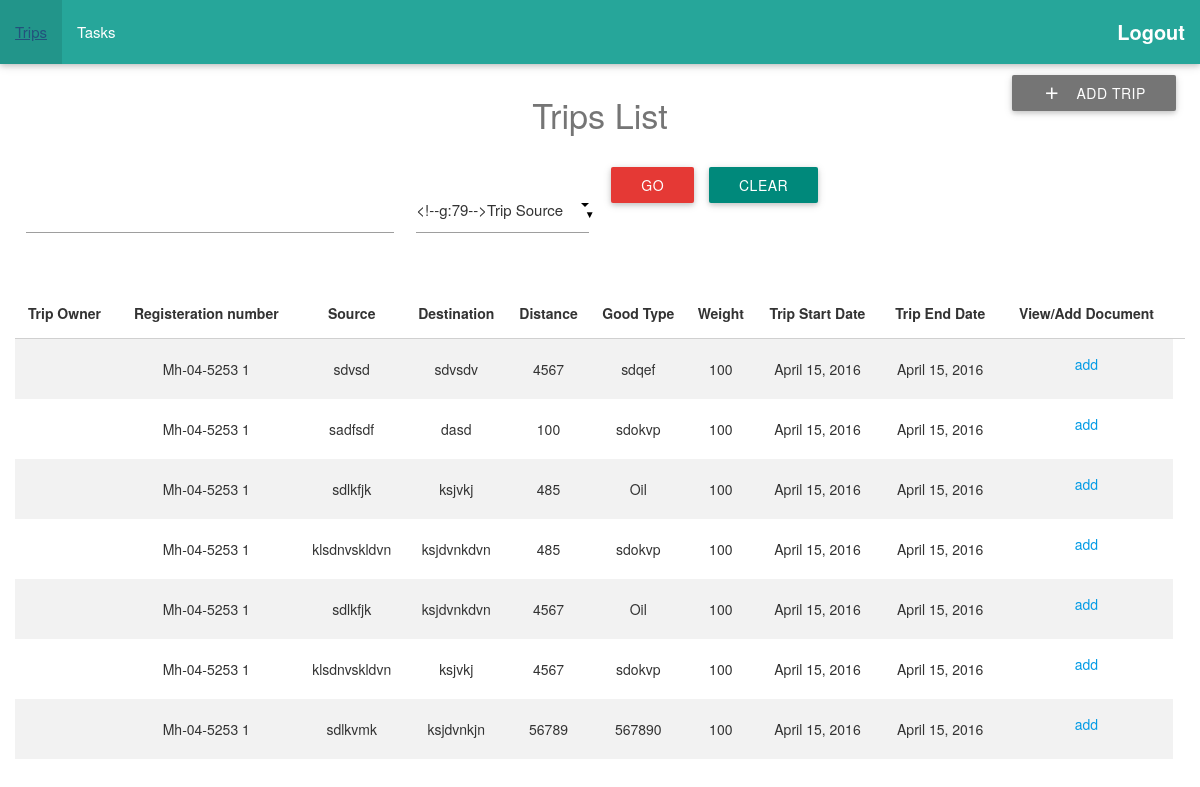
Screenshot of /homepage/homepage/viewtrip/ (signed in) with the database file from the repository.
### logistics/models.py (models this page shows, shortened)
class Trip (models.Model):
	truck_registration_number = models.ForeignKey(Truck)
	trip_source = models.CharField(max_length=50,blank=True)
	trip_destination = models.CharField(max_length=50,blank=True)
	trip_distance = models.IntegerField(blank=True)
	trip_shipper = models.CharField(max_length=50,blank=True)
	trip_consignee = models.CharField(max_length=50,blank=True)
	trip_goods_type = models.CharField(max_length=50,blank=True)
	trip_container_number = models.CharField(max_length=50,blank=True)
	trip_weight = models.IntegerField(default=100,blank=True)
	trip_start_date = models.DateField(default=datetime.date.today,blank=True)
	trip_end_date = models.DateField(default=datetime.date.today,blank=True)

class Truck (models.Model):
	truck_registration_number = models.CharField(max_length=20,unique=True)
	truck_driver = models.ForeignKey(User)
	truck_type_choices = (('Semi-trailer','SEMI-TRAILER'),('Trailer','TRAILER'),('Box-Body','BOX-BODY'))
	truck_type = models.CharField(max_length=20,choices=truck_type_choices,default='TRAILER')
	def __str__(self):
		return self.truck_registration_number+" "+str(self.id)

### homepage/views.py (the view)
def view_trip(request):
    user_logged = request.user
    trip_list = Trip.objects.filter(truck_registration_number__truck_driver=user_logged)
    if request.method == "POST":
        form = TripSearchForm(request.POST)
        if form.is_valid():
            searchitem = form.cleaned_data['trip_search_item']
            triptype = form.cleaned_data['trip_type']
            trip_list = Trip.objects.filter(**{triptype: searchitem})
            return render(request, 'homepage/success_1.html', {'trip_list': trip_list,'form': form})
    else:
        trip_list = Trip.objects.filter(truck_registration_number__truck_driver=user_logged)
        form = TripSearchForm()
        return render(request, 'homepage/success_1.html',{'trip_list':trip_list,'form':form})

### logistics/forms.py
class TripSearchForm(forms.ModelForm):
    class Meta:
        model = Tripsearch
        fields = ('trip_search_item', 'trip_type',)

### homepage/templates/homepage/success_1.html (shortened to what this page needs)
{% extends 'homepage/second.html' %}
{% block content %}
<div class="fixed-action-btn" style="top: 60px; right: 24px;">
    <a class="waves-effect waves-light btn grey darken-1" href="{% url 'trip_new_employee' %}"><i class="material-icons left">add</i>Add Trip</a>
</div>
<div class="container-fluid">
   <div class="row">
        <h4 class="center-align headingcolour">Trips List</h4>
   </div>
   <form method="POST" class="post-form">
      <div class="row">
         <div class="col l4 s6">
            {{ form.trip_search_item}} <br>
         </div>
         <div class="col l2 s6">
            {{ form.trip_type}} <br>
         </div>
         <div class="col l1 s6">
            <button type="submit" class="save btn btn-default red darken-1">Go</button>
         </div>
         <div class="col l1 s6">
            <a href="{% url 'trips_admin' %}" class="waves-effect waves-light btn   teal darken-1">Clear</a>
         </div>
      </div>
   </form>
   {% if trip_list %}
   <table class="striped centered responsive-table">
      <thead>
         <tr>
            <th>Trip Owner</th>
            <th>Registeration number</th>
            <th>Source </th>
            <th>Destination</th>
            <th>Distance</th>
            <th>Good Type</th>
            <th>Weight</th>
            <th>Trip Start Date</th>
            <th>Trip End Date</th>
            <th>View/Add Document</th>
            <th></th>
         </tr>
      </thead>
      <tbody>
         {% for trip in trip_list %}
         <tr>
            <td>{{trip.trip_entry}}</td>
            <td>{{trip.truck_registration_number}}</td>
            <td>{{trip.trip_source}}</td>
            <td>{{trip.trip_destination}}</td>
            <td>{{trip.trip_distance}}</td>
            <td>{{trip.trip_goods_type}}</td>
            <td>{{trip.trip_weight}}</td>
            <td>{{trip.trip_start_date}}</td>
            <td>{{trip.trip_end_date}}</td>
            <td>
               <a href="{% url 'show_docs' docs=trip.id %}">
               <p>add</p>
         </tr>
         {% endfor %}
      </tbody>
   </table>
   {% else %}
   <p>No trips registered !</p>
   {% endif %}
</div>
{% endblock %}

### logistics/static/css/style.css (style rules this page uses)
.headingcolour { color: #757575; }
body { background: #ffffff; }

### rows the page displays
Trip: truck_registration_number "Mh-04-5253 1", trip_source "sdvsd", trip_destination "sdvsdv", trip_distance "4567", trip_goods_type "sdqef", trip_weight "100", trip_start_date "April 15, 2016", trip_end_date "April 15, 2016"
Trip: truck_registration_number "Mh-04-5253 1", trip_source "sadfsdf", trip_destination "dasd", trip_distance "100", trip_goods_type "sdokvp", trip_weight "100", trip_start_date "April 15, 2016", trip_end_date "April 15, 2016"
Trip: truck_registration_number "Mh-04-5253 1", trip_source "sdlkfjk", trip_destination "ksjvkj", trip_distance "485", trip_goods_type "Oil", trip_weight "100", trip_start_date "April 15, 2016", trip_end_date "April 15, 2016"
Trip: truck_registration_number "Mh-04-5253 1", trip_source "klsdnvskldvn", trip_destination "ksjdvnkdvn", trip_distance "485", trip_goods_type "sdokvp", trip_weight "100", trip_start_date "April 15, 2016", trip_end_date "April 15, 2016"
Trip: truck_registration_number "Mh-04-5253 1", trip_source "sdlkfjk", trip_destination "ksjdvnkdvn", trip_distance "4567", trip_goods_type "Oil", trip_weight "100", trip_start_date "April 15, 2016", trip_end_date "April 15, 2016"
Trip: truck_registration_number "Mh-04-5253 1", trip_source "klsdnvskldvn", trip_destination "ksjvkj", trip_distance "4567", trip_goods_type "sdokvp", trip_weight "100", trip_start_date "April 15, 2016", trip_end_date "April 15, 2016"
Trip: truck_registration_number "Mh-04-5253 1", trip_source "sdlkvmk", trip_destination "ksjdvnkjn", trip_distance "56789", trip_goods_type "567890", trip_weight "100", trip_start_date "April 15, 2016", trip_end_date "April 15, 2016"
